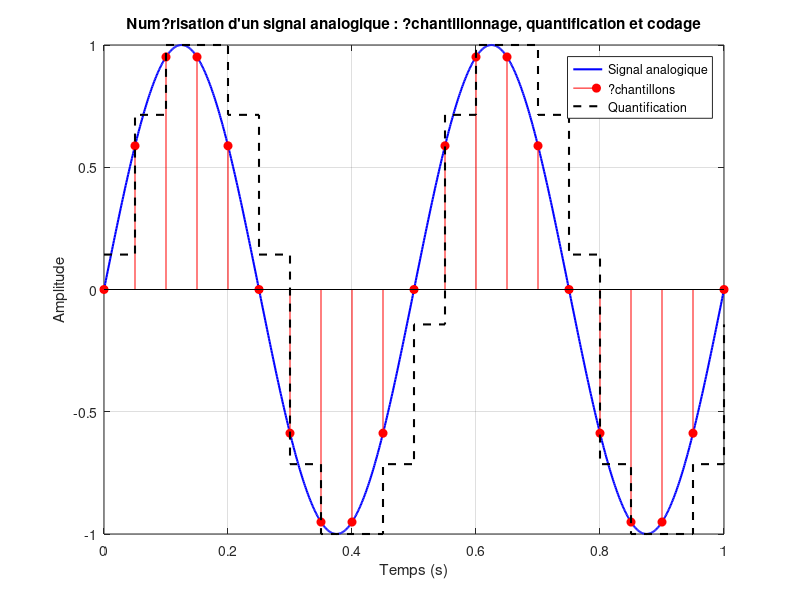

Here is the MATLAB script that generated this plot:
clc; clear; close all;

% Signal analogique (ex. sinuso?de)
f = 2;                      % fr?quence du signal (Hz)
t_continu = 0:0.001:1;      % temps "continu" (pas fin)
x_analogique = sin(2*pi*f*t_continu);  % signal analogique

% === ?CHANTILLONNAGE ===
Fe = 20;                   % fr?quence d'?chantillonnage (Hz)
Te = 1/Fe;
t_ech = 0:Te:1;            % instants d'?chantillonnage
x_echant = sin(2*pi*f*t_ech);  % ?chantillons du signal

% === QUANTIFICATION ===
nb_niveaux = 8;                         % quantification ? 8 niveaux (3 bits)
x_min = -1; x_max = 1;
q_step = (x_max - x_min)/(nb_niveaux-1);  % pas de quantification
x_quant = round((x_echant - x_min)/q_step) * q_step + x_min;  % quantification uniforme

% === CODAGE BINAIRE ===
indices = round((x_quant - x_min)/q_step);      % indices des niveaux (0 ? 7)
nb_bits = ceil(log2(nb_niveaux));               % nombre de bits par niveau (3 bits)
bin_codes = dec2bin(indices, nb_bits);          % conversion indices -> binaire

% Affichage codes binaires dans la console
fprintf('Echantillon\tAmplitude\tIndice\tCode binaire\n');
for i=1:length(indices)
    fprintf('%d\t\t%.2f\t\t%d\t%s\n', i, x_quant(i), indices(i), bin_codes(i,:));
end

% === AFFICHAGE GRAPHIQUE ===
figure;

% Signal analogique continu
plot(t_continu, x_analogique, 'b', 'LineWidth', 1.5); hold on;

% Points d'?chantillonnage
stem(t_ech, x_echant, 'r', 'filled');

% Signal quantifi? (marche d'escalier)
stairs(t_ech, x_quant, 'k--', 'LineWidth', 1.5);

grid on;
xlabel('Temps (s)');
ylabel('Amplitude');
title('Num?risation d''un signal analogique : ?chantillonnage, quantification et codage');
legend('Signal analogique', '?chantillons', 'Quantification');

